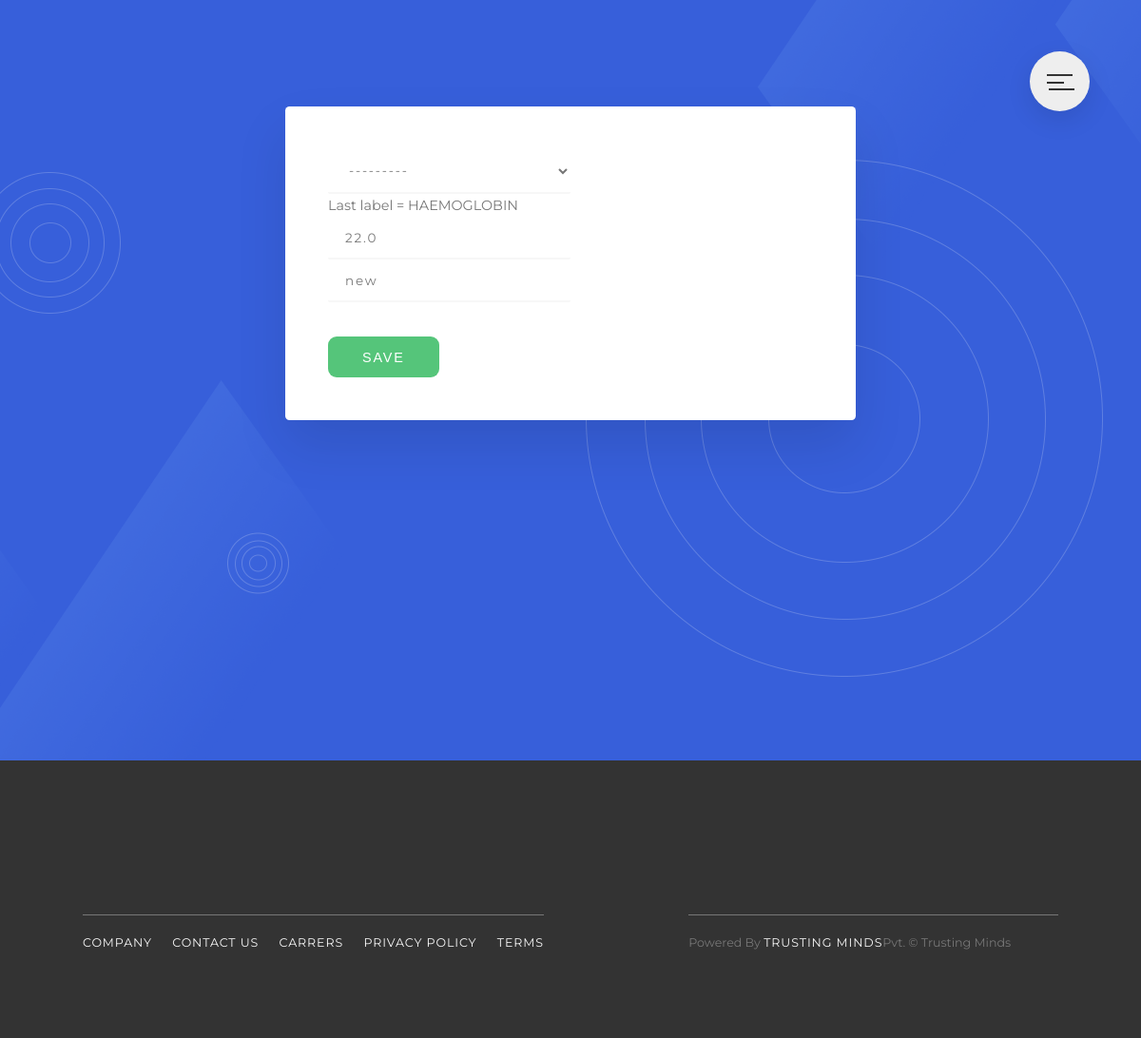
Screenshot of /update/32 (signed in) with the database file from the repository.
### patient/models.py (models this page shows, shortened)
class TestResult(models.Model):
    patient = models.ForeignKey(to=Patient, on_delete=models.CASCADE, unique=False)
    label = models.ForeignKey(to=Label, on_delete=models.CASCADE)
    value = models.CharField(max_length=10, blank=True)
    unit = models.CharField(max_length=55, blank=True)
    document = models.ForeignKey(to=Document, on_delete=models.CASCADE)
    class Meta:
        unique_together = ('patient', 'document', 'label')
        ordering = ['label', 'document','patient']

class Label(models.Model):
    name = models.CharField(max_length=55, blank=True, unique=True)
    lower_range = models.FloatField(null=True, blank=True)
    upper_range = models.FloatField(null=True, blank=True)
    primary_unit = models.CharField(max_length=55)
    category = models.ForeignKey('Category', default=1, on_delete=models.SET_NULL, null=True)
    def __str__(self) -> str:
        return f"{self.name}"

### patient/views.py (the view, shortened to what this page needs)
# urls.py: path('update/<int:pk>', TestResultUpdateView.as_view(), name='update-test-result'),
class TestResultUpdateView(LoginRequiredMixin, View):
    template_name = 'patient/test_result_update_form.html'
    def get(self, request,pk, *args, **kwargs):
        form = TestResultForm()
        obj=TestResult.objects.filter(id=pk)[0]
        context = {
            'form':form,
            'obj':obj,
        }
        return render(request, self.template_name, context)

### patient/forms.py
class TestResultForm(forms.Form):
    label=forms.ModelChoiceField(queryset=Label.objects.all())
    unit=forms.CharField(label='unit',max_length=55,required=True)
    value=forms.FloatField(label='value',required=True)

### patient/templates/patient/test_result_update_form.html
{% extends 'patient/base2.html' %}
{% load static %}
{% load widget_tweaks %}
{% block content %}
<div class="patient_profile">
      <div class="story GB">
	  	<form method="POST">{% csrf_token %}
        <div class=" GB ">
          {% render_field form.label class+="form__input"  name="label" placeholder="label" value=obj.label.id required="required" %}   Last label = {{obj.label}} <br>
		  {% render_field form.value type="text" name="value" placeholder="Value" value=obj.value required="required" class+="form__input" %}
		  {% render_field form.unit type="text" name="unit" placeholder="Unit" value=obj.unit required="required" class+="form__input" %}
        </div>
		<div class="form__group u-margin-top-medium">
            <button class="btn btn--green">
              Save
            </button>
        </div>
		</form>
      </div>
</div>
{% endblock %}

### patient/static/patient/css/style.css (style rules this page uses)
*, *::after, *::before { margin: 0; padding: 0; box-sizing: inherit; }
html { font-size: 62.5%; }
@media only screen and (max-width: 75em) { html { font-size: 56.25%; } }
body { box-sizing: border-box; }
body { font-family: "Montserrat", sans-serif; font-weight: 400; line-height: 1.7; color: #777; background-color: #eeebebef; }
.u-margin-top-medium { margin-top: 4rem !important; }
.btn, .btn:link, .btn:visited { text-decoration: none; text-transform: uppercase; font-size: 1.6rem; letter-spacing: 0.2rem; word-spacing: 0.1rem; padding: 1.5rem 4rem; border-radius: 1rem; transition: all 0.2s; position: relative; border: none; cursor: pointer; }
.btn--green { background-color: #55c57a; color: #fff; display: inline-block; }
.form__input { color: inherit; font-family: inherit; font-size: 1.5rem; padding: 1.5rem 2rem; border-radius: 0.2rem; background-color: rgba(255, 255, 255, 0.5); border: none; border-bottom: 0.3rem solid #f7f7f7; width: 50%; display: block; letter-spacing: 0.2rem; transition: all 0.3s; }
.story { position: absolute; top: 2%; left: 25%; width: 50%; margin: 10rem auto; box-shadow: 0 3rem 6rem rgba(0, 0, 0, 0.1); background-color: #fff; border-radius: 0.5rem; padding: 5rem; font-size: 1.6rem; }
.patient_profile { background-image: url(../img/3.png); background-size: cover; background-position: top; height: 100vh; }

### rows the page displays
TestResult: label "---------", label "HAEMOGLOBIN", value "22.0", unit "new"
